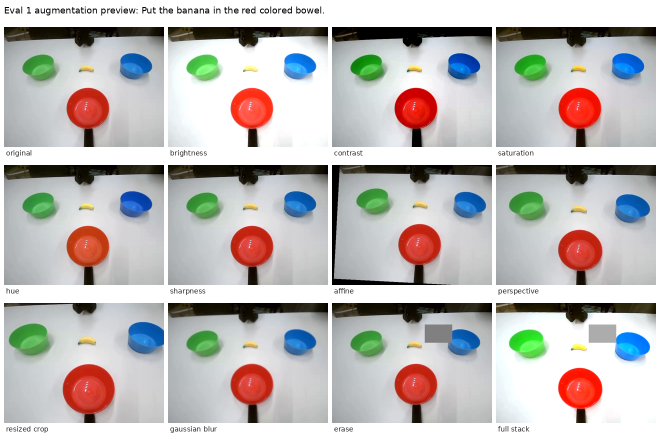
#> input picture outputs/eval1_augmentation_preview/banana_red_bowl_aug_preview.png, 1320 x 882 px (shown at 1/2 size)
$ python eval1_visualize_augmentation.py --input-image ../../outputs/eval1_augmentation_preview/banana_red_bowl_aug_preview.png
#> lines starting #> are read from the running program, lines starting #| are printed output that depends on the picture
#!/usr/bin/env python3
"""Render torch-free augmentation previews for the Eval 1 banana/red-bowl task.

This avoids importing torch/lerobot, which can bus-error in broken CUDA/PyTorch
environments. By default it downloads/uses the first frame from the Eval 1
dataset video with OpenCV. Pass --input-image to use a local PNG/JPG instead.

Usage:
  python tools/eval1_visualize_augmentation.py
  python tools/eval1_visualize_augmentation.py --repo-id RobotLearningVLA/banana_red_bowl_eval1_v2
  python tools/eval1_visualize_augmentation.py --input-image path/to/frame.png
"""
from __future__ import annotations

import argparse
import json
import math
import random
from pathlib import Path
from typing import Any

import numpy as np
from PIL import Image, ImageDraw, ImageEnhance, ImageFilter, ImageFont


TASK = "Put the banana in the red colored bowel."
DEFAULT_REPO_ID = "RobotLearningVLA/banana_red_bowl_eval1_v2"
DEFAULT_VIDEO_KEY = "observation.images.front"


# [11 lines left out: function make_demo_scene, not called in this run]


def load_image(path: str | None, repo_id: str, local_files_only: bool) -> Image.Image:
    if not path:
        try:
            return load_first_dataset_frame(repo_id, local_files_only=local_files_only)
        except Exception as exc:
            print(f"dataset frame load failed ({exc}); using synthetic fallback scene")
            return make_demo_scene()
    return Image.open(path).convert("RGB")


# [34 lines left out: function load_first_dataset_frame, not called in this run]


def read_json(path: Path) -> dict[str, Any]:
    return json.loads(path.read_text()) if path.is_file() else {}


def brightness(img: Image.Image) -> Image.Image:
    return ImageEnhance.Brightness(img).enhance(1.35)


def contrast(img: Image.Image) -> Image.Image:
    return ImageEnhance.Contrast(img).enhance(1.35)


def saturation(img: Image.Image) -> Image.Image:
    return ImageEnhance.Color(img).enhance(1.45)


def hue(img: Image.Image) -> Image.Image:
    arr = np.array(img.convert("HSV"), dtype=np.int16)
    arr[..., 0] = (arr[..., 0] + 6) % 256
    return Image.fromarray(arr.astype(np.uint8), "HSV").convert("RGB")


def sharpness(img: Image.Image) -> Image.Image:
    return ImageEnhance.Sharpness(img).enhance(1.5)


def affine(img: Image.Image) -> Image.Image:
    w, h = img.size
    angle = math.radians(3.0)
    tx, ty = int(0.03 * w), int(-0.02 * h)
    cos_a, sin_a = math.cos(angle), math.sin(angle)
    cx, cy = w / 2.0, h / 2.0
    # PIL affine maps output -> input.
    a = cos_a
    b = sin_a
    c = cx - cos_a * cx - sin_a * cy - tx
    d = -sin_a
    e = cos_a
    f = cy + sin_a * cx - cos_a * cy - ty
    return img.transform(img.size, Image.Transform.AFFINE, (a, b, c, d, e, f), resample=Image.Resampling.BILINEAR)


def perspective(img: Image.Image) -> Image.Image:
    w, h = img.size
    src = [(0, 0), (w, 0), (w, h), (0, h)]
    dx, dy = int(0.06 * w), int(0.05 * h)
    dst = [(dx, dy), (w - dx, 0), (w, h - dy), (0, h)]
    coeffs = perspective_coefficients(dst, src)
    return img.transform(img.size, Image.Transform.PERSPECTIVE, coeffs, Image.Resampling.BICUBIC)


def resized_crop(img: Image.Image) -> Image.Image:
    w, h = img.size
    crop_w, crop_h = int(w * 0.82), int(h * 0.82)
    left = (w - crop_w) // 2
    top = (h - crop_h) // 2
    return img.crop((left, top, left + crop_w, top + crop_h)).resize((w, h), Image.Resampling.BICUBIC)


def gaussian_blur(img: Image.Image) -> Image.Image:
    return img.filter(ImageFilter.GaussianBlur(radius=1.4))


def erase(img: Image.Image) -> Image.Image:
    out = img.copy()
    draw = ImageDraw.Draw(out)
    w, h = out.size
    x1, y1 = int(w * 0.58), int(h * 0.18)
    x2, y2 = int(w * 0.75), int(h * 0.33)
    draw.rectangle((x1, y1, x2, y2), fill=(128, 128, 128))
    return out


def perspective_coefficients(startpoints, endpoints) -> tuple[float, ...]:
    matrix = []
    for p1, p2 in zip(endpoints, startpoints, strict=True):
        matrix.append([p1[0], p1[1], 1, 0, 0, 0, -p2[0] * p1[0], -p2[0] * p1[1]])
        matrix.append([0, 0, 0, p1[0], p1[1], 1, -p2[1] * p1[0], -p2[1] * p1[1]])
    a = np.asarray(matrix, dtype=np.float64)
    b = np.asarray(startpoints, dtype=np.float64).reshape(8)
    return tuple(np.linalg.solve(a, b))


AUGS = {
    "brightness": brightness,
    "contrast": contrast,
    "saturation": saturation,
    "hue": hue,
    "sharpness": sharpness,
    "affine": affine,
    "perspective": perspective,
    "resized crop": resized_crop,
    "gaussian blur": gaussian_blur,
    "erase": erase,
}


def full_stack(img: Image.Image, seed: int = 0) -> Image.Image:
    rng = random.Random(seed)
    names = rng.sample(list(AUGS), k=4)
    out = img
    for name in names:
        out = AUGS[name](out)
    return out


def _load_font(size: int):
    for candidate in [
        "/usr/share/fonts/truetype/dejavu/DejaVuSans.ttf",
        "/System/Library/Fonts/Helvetica.ttc",
        "/Library/Fonts/Arial.ttf",
    ]:
        try:
            return ImageFont.truetype(candidate, size)
        except Exception:
            pass
    return ImageFont.load_default()


def render_grid(img: Image.Image, out_path: Path, label: str) -> None:
    preview_size = (320, 240)
    cells = [("original", img.resize(preview_size, Image.Resampling.BICUBIC))]
    for name, fn in AUGS.items():
        cells.append((name, fn(img).resize(preview_size, Image.Resampling.BICUBIC)))
    cells.append(("full stack", full_stack(img).resize(preview_size, Image.Resampling.BICUBIC)))

    cols = 4
    rows = math.ceil(len(cells) / cols)
    pad = 8
    label_h = 28
    title_h = 46
    cw, ch = preview_size
    canvas = Image.new("RGB", (cols * cw + (cols + 1) * pad, title_h + rows * (ch + label_h + pad) + pad), "white")
    draw = ImageDraw.Draw(canvas)
    draw.text((pad, 10), label, fill=(0, 0, 0), font=_load_font(18))
    cell_font = _load_font(14)

    for i, (name, cell) in enumerate(cells):
        col = i % cols
        row = i // cols
        x = pad + col * (cw + pad)
        y = title_h + pad + row * (ch + label_h + pad)
        canvas.paste(cell, (x, y))
        draw.text((x + 4, y + ch + 4), name, fill=(35, 35, 35), font=cell_font)

    out_path.parent.mkdir(parents=True, exist_ok=True)
    canvas.save(out_path)
    print(f"wrote {out_path}")


def task_variants() -> list[str]:
    return [
        TASK,
        "Put the banana in the red colored bowl.",
        "Place the banana in the red bowl.",
        "Move the banana into the red colored bowl.",
        "Put the yellow banana in the red bowl.",
    ]


def main() -> None:
    parser = argparse.ArgumentParser()
    parser.add_argument("--input-image", default="", help="Optional PNG/JPG frame to augment")
    parser.add_argument("--repo-id", default=DEFAULT_REPO_ID, help="HF dataset repo id for first-frame preview")
    parser.add_argument("--local-files-only", action="store_true", help="Use only cached HF files")
    parser.add_argument("--out-dir", default="outputs/eval1_augmentation_preview")
    args = parser.parse_args()

    out_dir = Path(args.out_dir)
    img = load_image(args.input_image, args.repo_id, args.local_files_only)
#> in load_image, returned value is the input picture: PIL image 1320x882 RGB; mean R, G, B 191, 187.5, 185.6
    render_grid(img, out_dir / "banana_red_bowl_aug_preview.png", f"Eval 1 augmentation preview: {TASK}")
#> after the loop in render_grid, `for name, fn in AUGS.items():`: cells = 11 items
#> the loop in full_stack, `for name in names:` made 4 passes
#> pass 1, in full_stack, `out = AUGS[name](out)`:
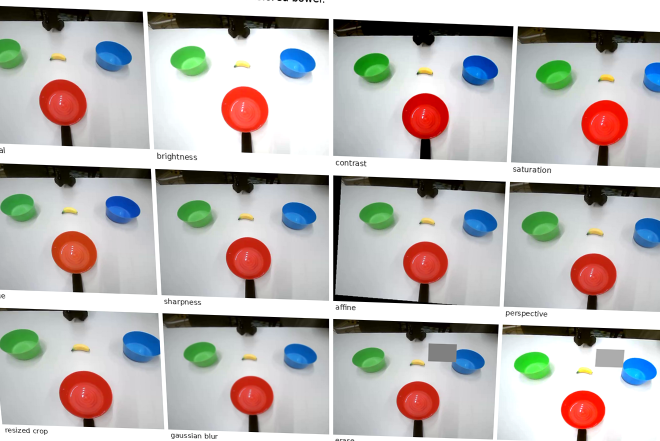
#> out: PIL image 1320x882 RGB (shown at 1/2 size); mean R, G, B 187.4, 183.3, 181.2
#> pass 2, in full_stack, `out = AUGS[name](out)`:
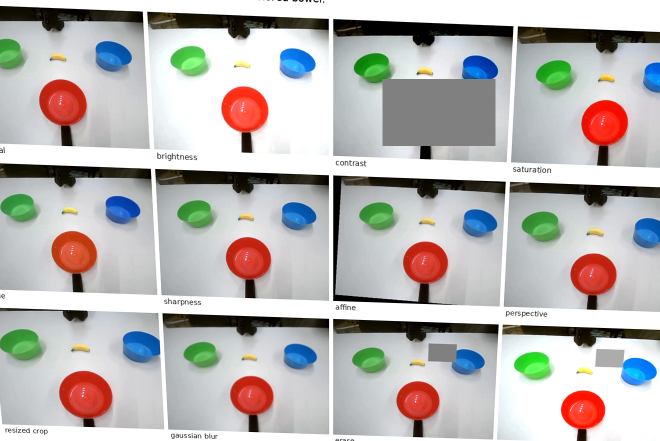
#> out: PIL image 1320x882 RGB (shown at 1/2 size); mean R, G, B 185.1, 182.2, 180.1
#> pass 3, in full_stack, `out = AUGS[name](out)`:
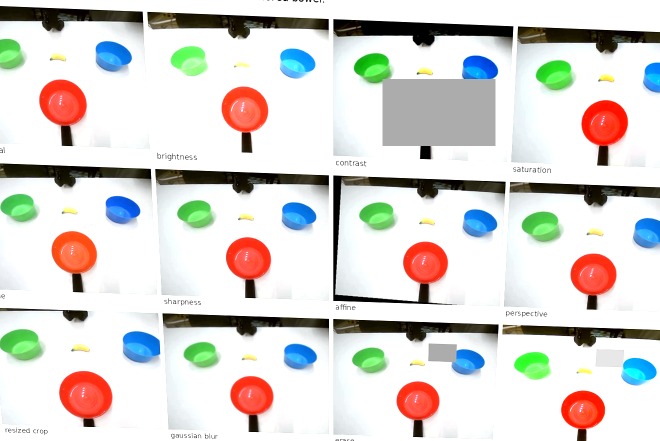
#> out: PIL image 1320x882 RGB (shown at 1/2 size); mean R, G, B 217.8, 214.5, 210.4
#> after the loop in full_stack, `for name in names:`:
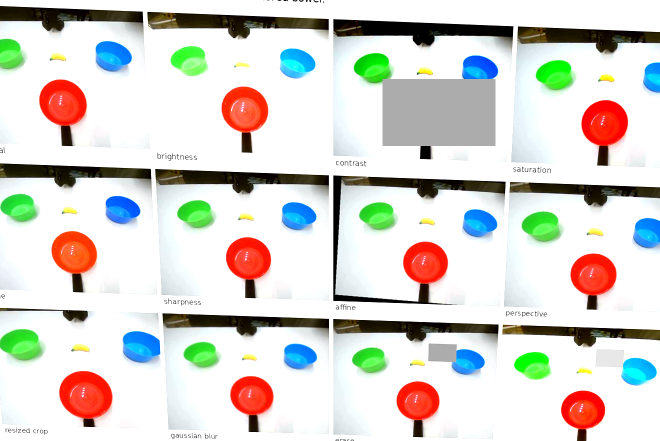
#> out: PIL image 1320x882 RGB (shown at 1/2 size); mean R, G, B 216.2, 213.8, 208
#> in render_grid, `rows = math.ceil(len(cells) / cols)`: rows = 3
#> in render_grid, `cw, ch = preview_size`: cw = 320; ch = 240
#> in render_grid, `canvas = Image.new("RGB", (cols * cw + (cols + 1) * pad, title_h + row..`: canvas: PIL image 1320x882 RGB; every value is 255
#> the loop in render_grid, `for i, (name, cell) in enumerate(cells):` made 12 passes
#> (name, col, row, x, y) on passes 1 to 12: ('original', 0, 0, 8, 54), ('brightness', 1, 0, 336, 54), ('contrast', 2, 0, 664, 54), ('saturation', 3, 0, 992, 54), ('hue', 0, 1, 8, 330), ('sharpness', 1, 1, 336, 330), ('affine', 2, 1, 664, 330), ('perspective', 3, 1, 992, 330), ('resized crop', 0, 2, 8, 606), ('gaussian blur', 1, 2, 336, 606), ('erase', 2, 2, 664, 606), ('full stack', 3, 2, 992, 606)
#> after the loop in render_grid, `for i, (name, cell) in enumerate(cells):`:
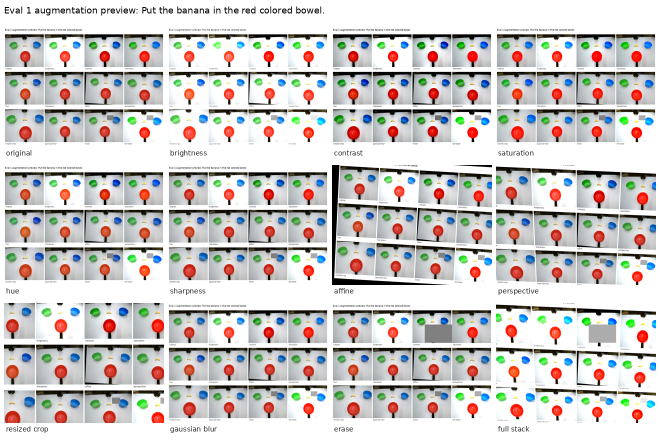
#> canvas: PIL image 1320x882 RGB (shown at 1/2 size); mean R, G, B 205.6, 202.5, 200.7

    task_json = out_dir / "task_variants.json"
    task_json.parent.mkdir(parents=True, exist_ok=True)
    task_json.write_text(json.dumps(task_variants(), indent=2))
    print(f"wrote {task_json}")


if __name__ == "__main__":
    main()
